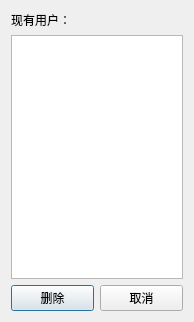
<?xml version="1.0" encoding="UTF-8"?>
<ui version="4.0">
 <class>Deleteuser</class>
 <widget class="QDialog" name="Deleteuser">
  <property name="geometry">
   <rect>
    <x>0</x>
    <y>0</y>
    <width>194</width>
    <height>322</height>
   </rect>
  </property>
  <property name="windowTitle">
   <string>删除用户</string>
  </property>
  <layout class="QVBoxLayout" name="verticalLayout">
   <item>
    <widget class="QLabel" name="label">
     <property name="text">
      <string>现有用户：</string>
     </property>
    </widget>
   </item>
   <item>
    <widget class="QListWidget" name="listWidget"/>
   </item>
   <item>
    <layout class="QHBoxLayout" name="horizontalLayout">
     <item>
      <widget class="QPushButton" name="okButton">
       <property name="font">
        <font>
         <family>Agency FB</family>
         <pointsize>9</pointsize>
        </font>
       </property>
       <property name="text">
        <string>删除</string>
       </property>
      </widget>
     </item>
     <item>
      <widget class="QPushButton" name="cancelButton">
       <property name="font">
        <font>
         <family>Agency FB</family>
         <pointsize>9</pointsize>
        </font>
       </property>
       <property name="text">
        <string>取消</string>
       </property>
      </widget>
     </item>
    </layout>
   </item>
  </layout>
 </widget>
 <layoutdefault spacing="6" margin="11"/>
 <resources/>
 <connections/>
</ui>
